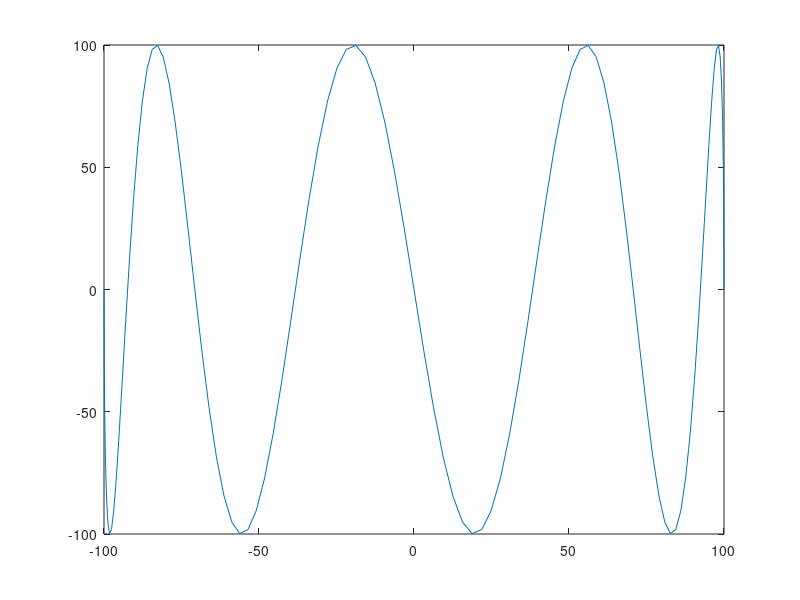

This figure's MATLAB source:
clc
clear;
close all;
t=0:pi/100:pi;
r=100;
y=r*sin(8*t);x=r*cos(t);z=-15*ones(1,numel(x));
plot(x,y);
t_q=0:pi/1000:pi;
x_q=interp1(t,x,t_q);
y_q=interp1(t,y,t_q);
z_q=interp1(t,z,t_q);
v=1;
T=1+sqrt((circshift(x',1)'-x).^2+(circshift(y',1)'-y).^2+(circshift(z',1)'-z).^2)/v;
for k=2:numel(T)
   T(k)=T(k)+T(k-1)+rand();
end
T_q=interp1(t,T,t_q);
path=[T;x;y;z];
fileID = fopen('path_matlab_def.csv','w');
fprintf(fileID,'%f,%f,%f,%f\n',path);
fclose(fileID);
path_q=[T_q;x_q;y_q;z_q];
fileID = fopen('path_matlab_q.csv','w');
fprintf(fileID,'%f,%f,%f,%f\n',path_q);
fclose(fileID);